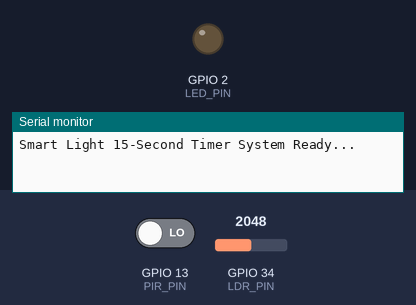
Bench run of a sketch on a simulated ESP32. On the bench: output pins drawn as LEDs (lit = HIGH), the last lines printed to the serial monitor. The test bench sets the inputs (shaded band); at power-on: GPIO 13 (PIR_PIN) LOW, GPIO 34 (LDR_PIN) = 2048.

Above: at 1.2 s.
1.3 s: GPIO 13 (PIR_PIN) driven HIGH
At 1.7 s:
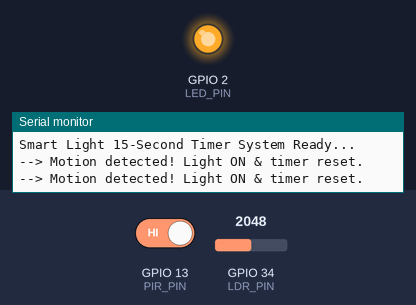
2.9 s: GPIO 34 (LDR_PIN) set to 1562
4.4 s: GPIO 34 (LDR_PIN) set to 1460
At 5.4 s:
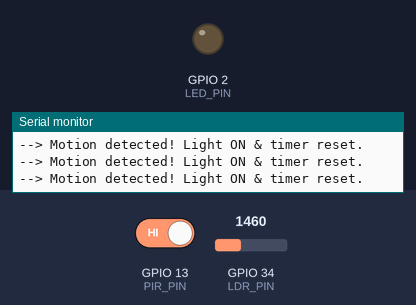
5.9 s: GPIO 34 (LDR_PIN) set to 1540
At 6.6 s:
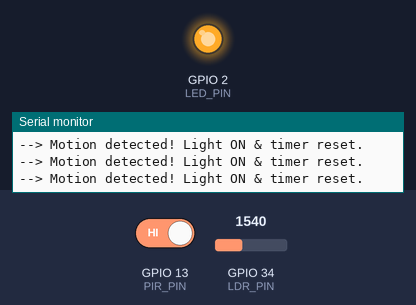
7.5 s: GPIO 13 (PIR_PIN) driven LOW
At 23.1 s:
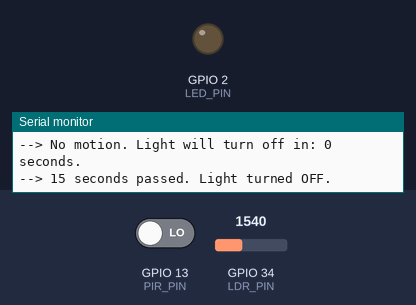
Timing chart, 0 to 23.9 s (numbered marks = the images above; inputs shaded):
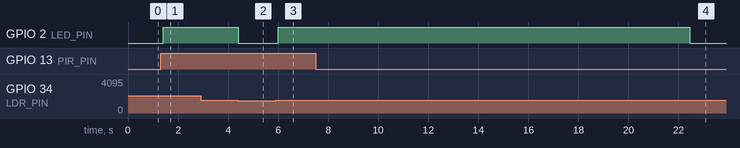

The sketch:

Smart_light.ino
```cpp
const int PIR_PIN = 13;
const int LDR_PIN = 34;
const int LED_PIN = 2;
const int DARK_THRESHOLD = 1500;

//TIMING CONFIGURATION
// 15000 milliseconds = 15 seconds.
const unsigned long LIGHT_ON_DURATION = 15000;

unsigned long lastMotionTime = 0; // Stores the timestamp of the last detected motion
bool isLightOn = false;

void setup() {
  Serial.begin(115200);
  pinMode(PIR_PIN, INPUT);
  pinMode(LED_PIN, OUTPUT);
  digitalWrite(LED_PIN, LOW); // Ensure the light starts in the OFF state
  Serial.println("Smart Light 15-Second Timer System Ready...");
}

void loop() {
  int ldrValue = analogRead(LDR_PIN);
  int pirStatus = digitalRead(PIR_PIN);

  // 1. Core Logic: If it is NIGHT and MOTION is detected
  if (ldrValue > DARK_THRESHOLD && pirStatus == HIGH) {
    digitalWrite(LED_PIN, HIGH); // Turn the LED ON instantly (on the spot)
    isLightOn = true;
    lastMotionTime = millis();   // Continually reset the timer as long as there is movement
    Serial.println("--> Motion detected! Light ON & timer reset.");
  }

  // 2. Timer Logic: If motion STOPS, begin the 30-second countdown
  if (isLightOn && pirStatus == LOW) {
    // Check if 30 seconds have passed since the last recorded motion
    if (millis() - lastMotionTime >= LIGHT_ON_DURATION) {
      digitalWrite(LED_PIN, LOW); // 15 seconds is up, turn the light OFF automatically
      isLightOn = false;
      Serial.println("--> 15 seconds passed. Light turned OFF.");
    } else {
      // Display the remaining countdown time on the Serial Monitor for testing
      unsigned long remainingTime = (LIGHT_ON_DURATION - (millis() - lastMotionTime)) / 1000;
      Serial.print("--> No motion. Light will turn off in: ");
      Serial.print(remainingTime);
      Serial.println(" seconds.");
    }
  }

  // Override: If it suddenly becomes daytime, turn the light off immediately to save power
  if (ldrValue <= DARK_THRESHOLD) {
    digitalWrite(LED_PIN, LOW);
    isLightOn = false;
  }

  delay(200); // Check the sensors every 0.2 seconds to keep the system responsive
}
```

Measured:
- the behaviour switches between 1501 and 1500 on GPIO 34 (LDR_PIN) (found by bisection; images 1 and 2)
- after the input at 1.3 s, GPIO 2 (LED_PIN): LOW → HIGH after 0.10 s
- after the input at 4.4 s, GPIO 2 (LED_PIN): HIGH → LOW at once
- after the input at 5.9 s, GPIO 2 (LED_PIN): LOW → HIGH after 0.11 s
- after the input at 7.5 s, GPIO 2 (LED_PIN): HIGH → LOW after 15.0 s
